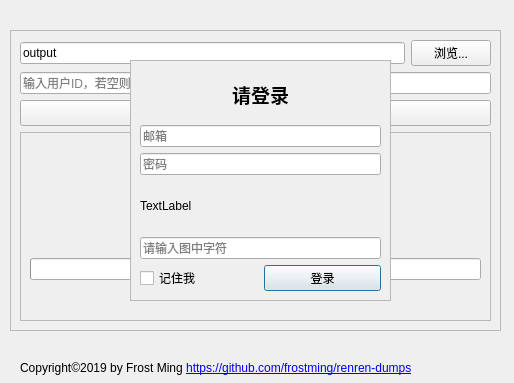
<?xml version="1.0" encoding="UTF-8"?>
<ui version="4.0">
 <class>Dialog</class>
 <widget class="QDialog" name="Dialog">
  <property name="geometry">
   <rect>
    <x>0</x>
    <y>0</y>
    <width>514</width>
    <height>383</height>
   </rect>
  </property>
  <property name="font">
   <font>
    <family>Arial</family>
   </font>
  </property>
  <property name="windowTitle">
   <string>人人网备份工具-V1.0</string>
  </property>
  <property name="windowIcon">
   <iconset resource="resource.qrc">
    <normaloff>:/img/favicon-rr.ico</normaloff>:/img/favicon-rr.ico</iconset>
  </property>
  <widget class="QFrame" name="loginFrame">
   <property name="geometry">
    <rect>
     <x>130</x>
     <y>60</y>
     <width>261</width>
     <height>241</height>
    </rect>
   </property>
   <property name="autoFillBackground">
    <bool>true</bool>
   </property>
   <property name="frameShape">
    <enum>QFrame::StyledPanel</enum>
   </property>
   <property name="frameShadow">
    <enum>QFrame::Plain</enum>
   </property>
   <layout class="QVBoxLayout" name="verticalLayout">
    <item>
     <widget class="QLabel" name="loginLabel">
      <property name="font">
       <font>
        <family>Agency FB</family>
        <pointsize>14</pointsize>
        <weight>75</weight>
        <bold>true</bold>
       </font>
      </property>
      <property name="text">
       <string>请登录</string>
      </property>
      <property name="alignment">
       <set>Qt::AlignCenter</set>
      </property>
     </widget>
    </item>
    <item>
     <widget class="QLineEdit" name="emailInput">
      <property name="placeholderText">
       <string>邮箱</string>
      </property>
     </widget>
    </item>
    <item>
     <widget class="QLineEdit" name="passwordInput">
      <property name="echoMode">
       <enum>QLineEdit::Password</enum>
      </property>
      <property name="placeholderText">
       <string>密码</string>
      </property>
     </widget>
    </item>
    <item>
     <widget class="QFrame" name="iCodeFrame">
      <property name="visible">
       <bool>false</bool>
      </property>
      <layout class="QVBoxLayout" name="iCodeBox">
       <property name="spacing">
        <number>6</number>
       </property>
       <property name="leftMargin">
        <number>0</number>
       </property>
       <property name="topMargin">
        <number>0</number>
       </property>
       <property name="rightMargin">
        <number>0</number>
       </property>
       <property name="bottomMargin">
        <number>0</number>
       </property>
       <item>
        <widget class="QLabel" name="iCodeImg">
         <property name="minimumSize">
          <size>
           <width>0</width>
           <height>50</height>
          </size>
         </property>
         <property name="text">
          <string>TextLabel</string>
         </property>
        </widget>
       </item>
       <item>
        <widget class="QLineEdit" name="iCodeInput">
         <property name="placeholderText">
          <string>请输入图中字符</string>
         </property>
        </widget>
       </item>
      </layout>
     </widget>
    </item>
    <item>
     <layout class="QHBoxLayout" name="horizontalLayout">
      <item>
       <widget class="QCheckBox" name="rememberCkb">
        <property name="text">
         <string>记住我</string>
        </property>
       </widget>
      </item>
      <item>
       <widget class="QPushButton" name="loginBtn">
        <property name="text">
         <string>登录</string>
        </property>
       </widget>
      </item>
     </layout>
    </item>
   </layout>
  </widget>
  <widget class="QFrame" name="mainFrame">
   <property name="geometry">
    <rect>
     <x>10</x>
     <y>30</y>
     <width>491</width>
     <height>301</height>
    </rect>
   </property>
   <property name="visible">
    <bool>false</bool>
   </property>
   <property name="frameShape">
    <enum>QFrame::StyledPanel</enum>
   </property>
   <property name="frameShadow">
    <enum>QFrame::Raised</enum>
   </property>
   <layout class="QVBoxLayout" name="verticalLayout_3">
    <item>
     <layout class="QHBoxLayout" name="horizontalLayout_2">
      <item>
       <widget class="QLineEdit" name="outputPathInput">
        <property name="text">
         <string>output</string>
        </property>
        <property name="placeholderText">
         <string>输出路径</string>
        </property>
       </widget>
      </item>
      <item>
       <widget class="QPushButton" name="browserBtn">
        <property name="text">
         <string>浏览...</string>
        </property>
       </widget>
      </item>
     </layout>
    </item>
    <item>
     <widget class="QLineEdit" name="userInput">
      <property name="placeholderText">
       <string>输入用户ID，若空则获取本账号</string>
      </property>
     </widget>
    </item>
    <item>
     <widget class="QPushButton" name="startBtn">
      <property name="text">
       <string>开始</string>
      </property>
     </widget>
    </item>
    <item>
     <widget class="QFrame" name="progressFrame">
      <property name="visible">
       <bool>false</bool>
      </property>
      <property name="frameShape">
       <enum>QFrame::StyledPanel</enum>
      </property>
      <property name="frameShadow">
       <enum>QFrame::Raised</enum>
      </property>
      <layout class="QVBoxLayout" name="verticalLayout_2">
       <item>
        <widget class="QLabel" name="label">
         <property name="maximumSize">
          <size>
           <width>16777215</width>
           <height>50</height>
          </size>
         </property>
         <property name="text">
          <string/>
         </property>
        </widget>
       </item>
       <item>
        <widget class="QProgressBar" name="progressBar">
         <property name="value">
          <number>0</number>
         </property>
        </widget>
       </item>
      </layout>
     </widget>
    </item>
   </layout>
  </widget>
  <widget class="QLabel" name="copyright">
   <property name="geometry">
    <rect>
     <x>20</x>
     <y>360</y>
     <width>471</width>
     <height>16</height>
    </rect>
   </property>
   <property name="text">
    <string>Copyright©2019 by Frost Ming &lt;a href=&quot;https://github.com/frostming/renren-dumps&quot;&gt;https://github.com/frostming/renren-dumps&lt;/a&gt;</string>
   </property>
  </widget>
  <zorder>mainFrame</zorder>
  <zorder>loginFrame</zorder>
  <zorder>copyright</zorder>
 </widget>
 <resources>
  <include location="resource.qrc"/>
 </resources>
 <connections/>
</ui>
